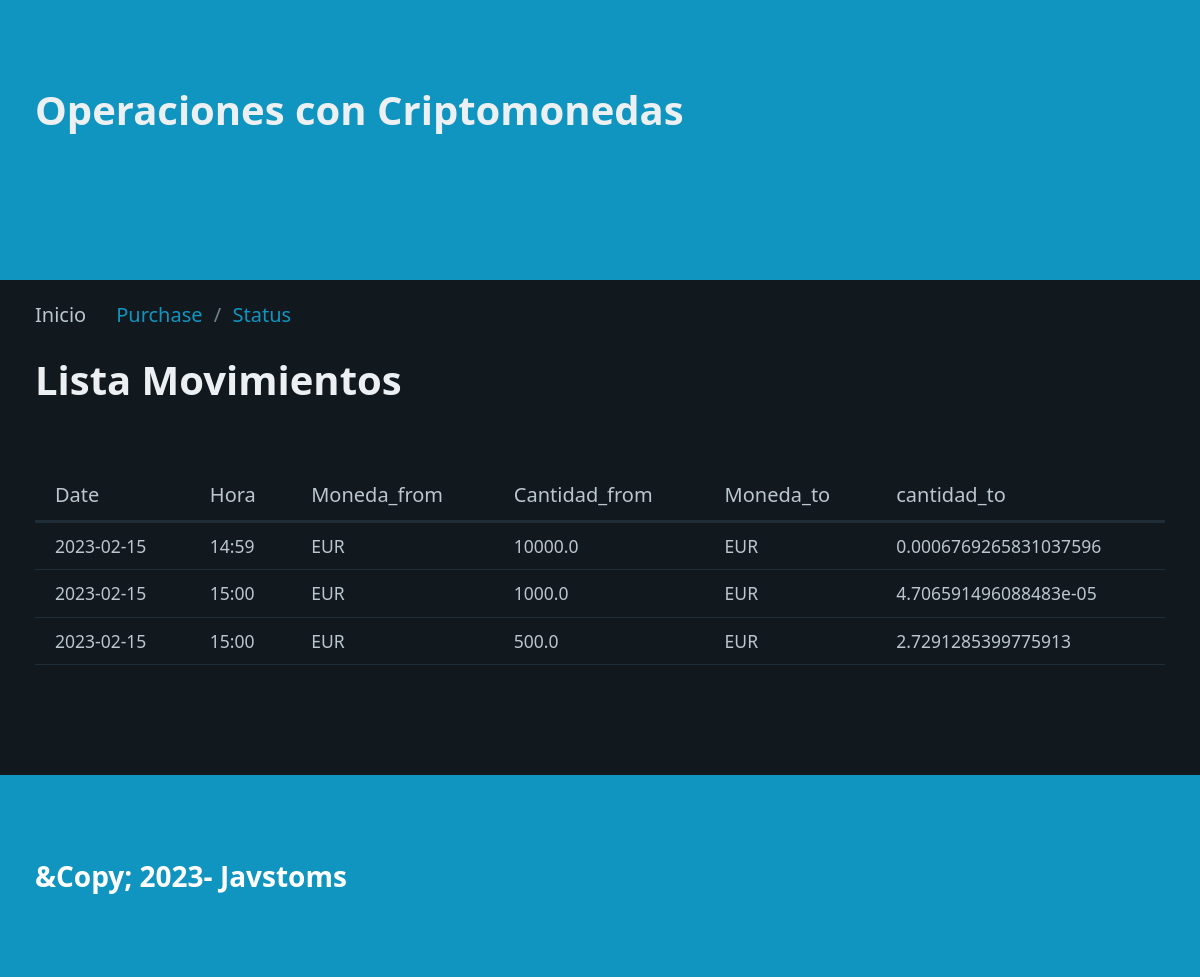
Before: / with the older database file.
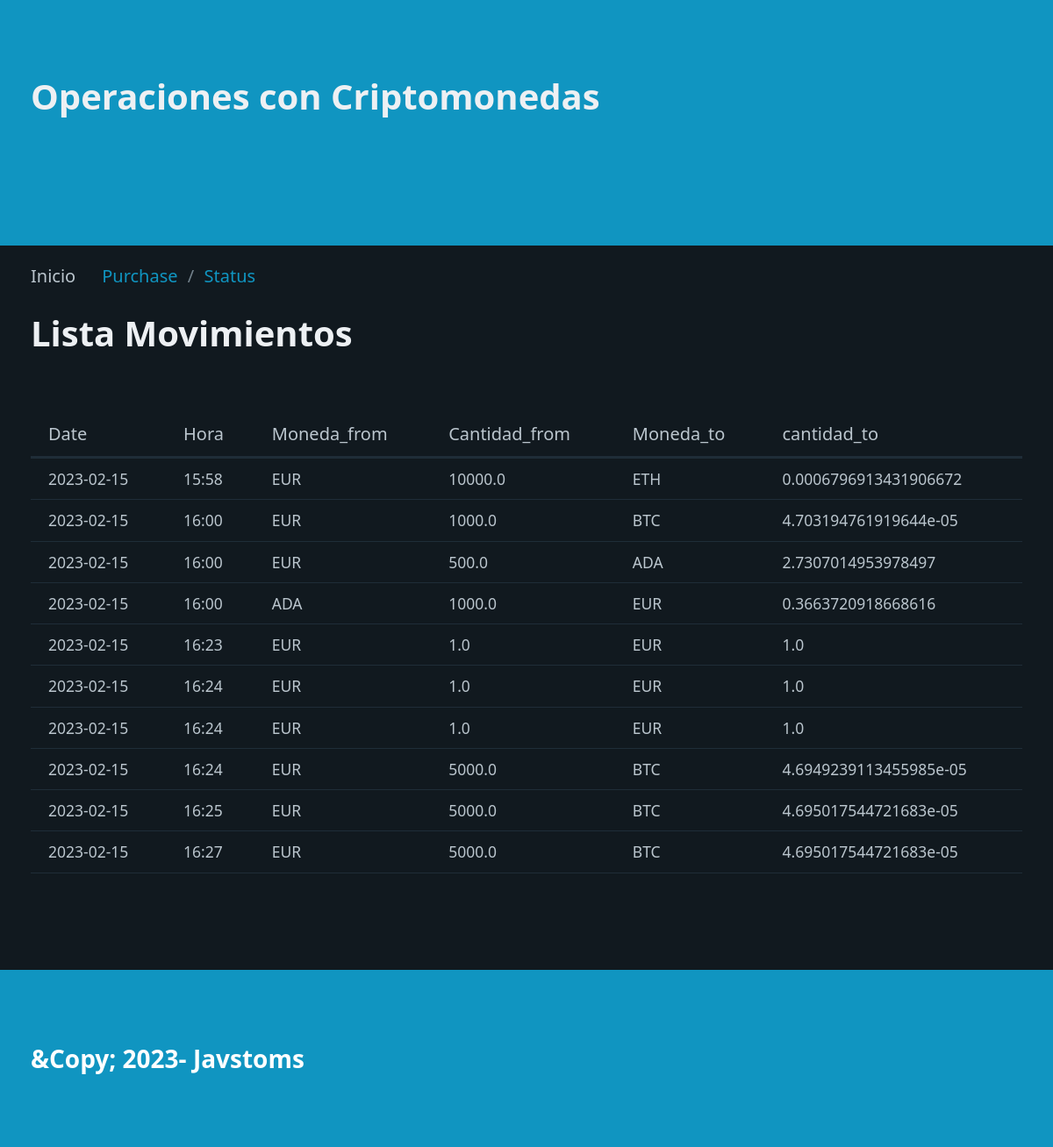
After: the same page with the newer database file.
### tables this page shows
CREATE TABLE "criptos" (
	"id"	INTEGER,
	"date"	TEXT NOT NULL,
	"hora"	TEXT NOT NULL,
	"Moneda_from"	TEXT NOT NULL,
	"Cantidad_from"	REAL NOT NULL,
	"Moneda_to"	TEXT NOT NULL,
	"cantidad_to"	REAL NOT NULL,
	PRIMARY KEY("id" AUTOINCREMENT)
);

### registros_ig/routes.py (the view)
@app.route("/")
def index():
    registros=select_all()
    return render_template("index.html", pageTitle="Registro y movimientos de Criptomonedas",data=registros, page='Inicio')

### registros_ig/models.py (called while the page is built)
def select_all():
    connet=Conexion("SELECT id,date,hora,Moneda_from,Cantidad_from,Moneda_to, cantidad_to FROM criptos order by date;")
    filas = connet.cur.fetchall()#capturo las filas de datos
    columnas = connet.res.description#capturo los nombres de columnas
    resultado = []#lista para guardar diccionario
    for fila in filas:
        dato = {}#diccionario para cada registro
        posicion = 0#posicion columna
        for campo in columnas:
            dato[campo[0]]=fila[posicion]
            posicion += 1
        resultado.append(dato)
    connet.con.close()
    return resultado

### registros_ig/templates/index.html
{% extends "base.html" %}
{%block section%}
<h1> Lista Movimientos</h1>
<table id="movements_table">
    <thead>
        <tr>
            <th>Date</th>
            <th>Hora</th>
            <th>Moneda_from</th>
            <th>Cantidad_from</th>
            <th>Moneda_to</th>
            <th>cantidad_to</th>
        </tr>
    </thead>
    <tbody>
        {%for movements in data%}
        <tr>
            <td>{{movements.date}}</td>
            <td>{{movements.hora}}</td>
            <td>{{movements.Moneda_from}}</td>
            <td>{{movements.Cantidad_from}}</td>
            <td>{{movements.Moneda_to}}</td>
            <td>{{movements.cantidad_to}}</td>
        </tr>
        {% endfor %}
    </tbody>
</table>
{%endblock%}

### registros_ig/templates/base.html (shortened to what this page needs)
<!DOCTYPE html>
<html lang="en">
<head>
    <link rel="stylesheet" href="/static/css/pico.css">
    <link rel="stylesheet" href="/static/css/styles.css">
</head>
<body>
    <header>
        <div class="container">
            <h1>Operaciones con Criptomonedas</h1>
        </div>
    </header>
    <nav class="container" aria-label="breadcrumb">
        <ul>
            {% if page == "Inicio" %}
            <li>Inicio</li>
            <li><a href="/purchase">Purchase</a></li>
            <li><a href="/status">Status</a></li>
            {% endif %}
        </ul>
    </nav>
    <section class ="container">
        {% block section %}
        {% endblock %}
    </section>
    <footer>
        <div class="container">
            &Copy; 2023- Javstoms
        </div>
    </footer>
</body>
</html>

### registros_ig/static/css/styles.css (style rules this page uses)
header,footer { background-color: var(--primary); color: var(--primary-inverse); font-size: 1.4em; font-weight: bold; }
body { min-height: 100vh; display: grid; grid-template-rows: auto 1fr auto; margin: 0 }

Changed rows visible on the page:
removed criptos: date "2023-02-15", hora "14:59", Moneda_from "EUR", Cantidad_from "10000.0", Moneda_to "EUR", cantidad_to "0.0006769265831037596"
removed criptos: date "2023-02-15", hora "15:00", Moneda_from "EUR", Cantidad_from "1000.0", Moneda_to "EUR", cantidad_to "4.706591496088483e-05"
removed criptos: date "2023-02-15", hora "15:00", Moneda_from "EUR", Cantidad_from "500.0", Moneda_to "EUR", cantidad_to "2.7291285399775913"
added criptos: date "2023-02-15", hora "15:58", Moneda_from "EUR", Cantidad_from "10000.0", Moneda_to "ETH", cantidad_to "0.0006796913431906672"
added criptos: date "2023-02-15", hora "16:00", Moneda_from "EUR", Cantidad_from "1000.0", Moneda_to "BTC", cantidad_to "4.703194761919644e-05"
added criptos: date "2023-02-15", hora "16:00", Moneda_from "EUR", Cantidad_from "500.0", Moneda_to "ADA", cantidad_to "2.7307014953978497"
added criptos: date "2023-02-15", hora "16:00", Moneda_from "ADA", Cantidad_from "1000.0", Moneda_to "EUR", cantidad_to "0.3663720918668616"
added criptos: date "2023-02-15", hora "16:23", Moneda_from "EUR", Cantidad_from "1.0", Moneda_to "EUR", cantidad_to "1.0"
added criptos: date "2023-02-15", hora "16:24", Moneda_from "EUR", Cantidad_from "1.0", Moneda_to "EUR", cantidad_to "1.0"
added criptos: date "2023-02-15", hora "16:24", Moneda_from "EUR", Cantidad_from "1.0", Moneda_to "EUR", cantidad_to "1.0"
added criptos: date "2023-02-15", hora "16:24", Moneda_from "EUR", Cantidad_from "5000.0", Moneda_to "BTC", cantidad_to "4.6949239113455985e-05"
added criptos: date "2023-02-15", hora "16:25", Moneda_from "EUR", Cantidad_from "5000.0", Moneda_to "BTC", cantidad_to "4.695017544721683e-05"
added criptos: date "2023-02-15", hora "16:27", Moneda_from "EUR", Cantidad_from "5000.0", Moneda_to "BTC", cantidad_to "4.695017544721683e-05"
